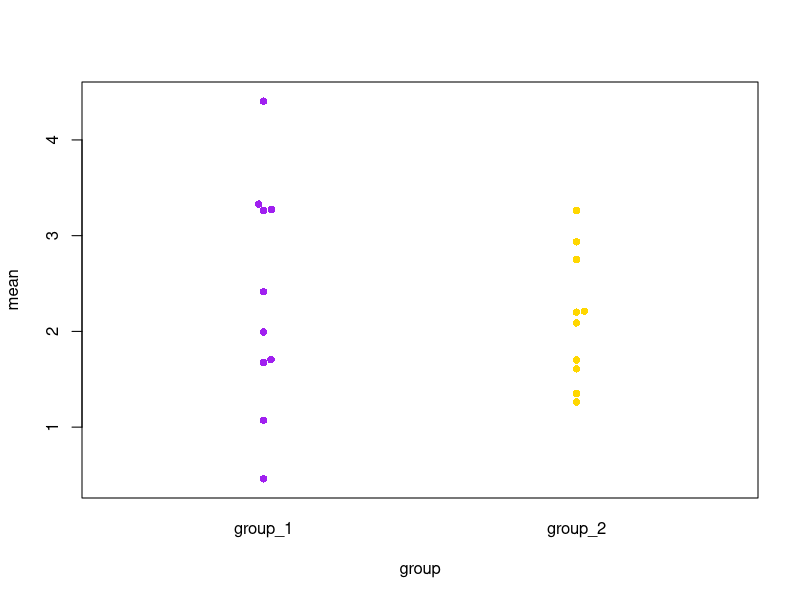
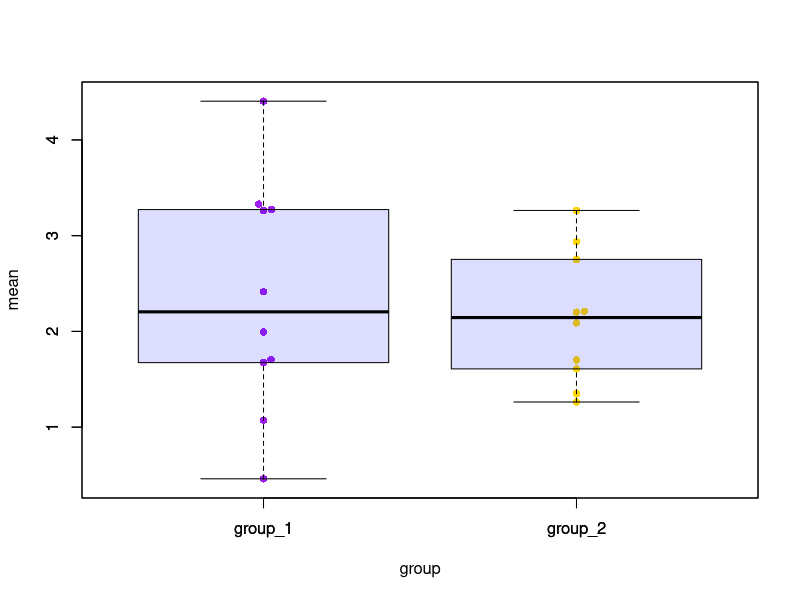
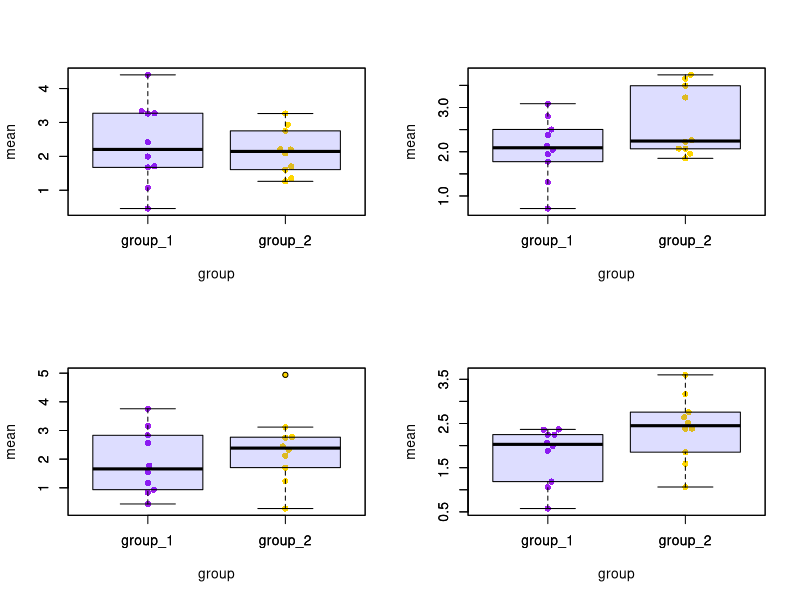
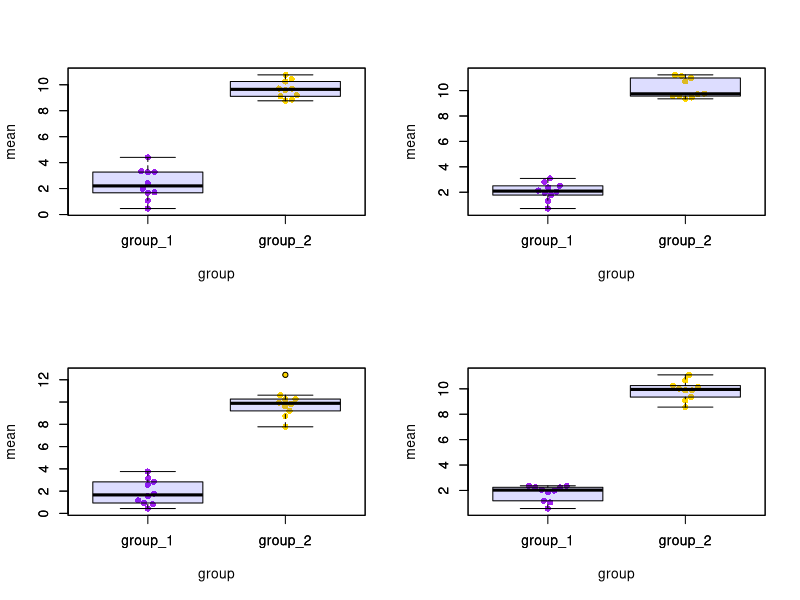
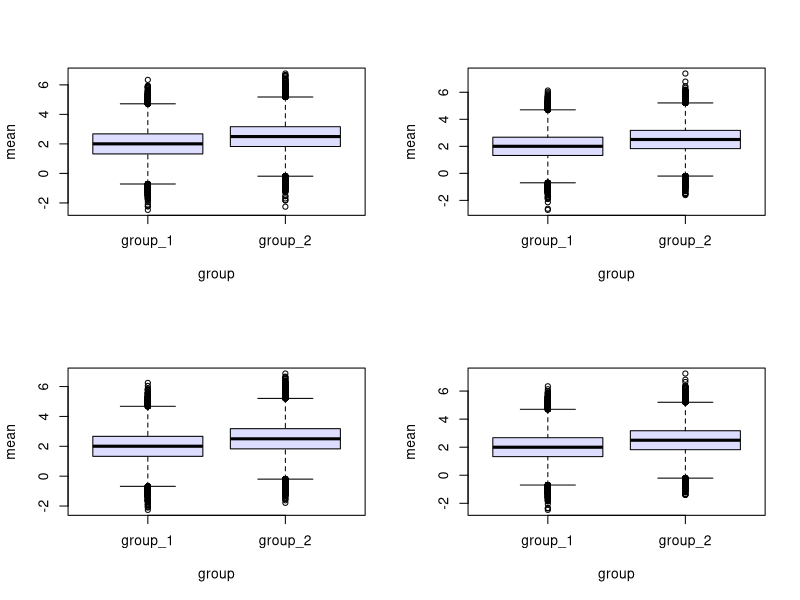

Source code (R) for these figures, in order:
## ---- chunk 1
knitr::opts_chunk$set(echo = FALSE)
library(beeswarm)
beeswarm_sim <- function(n, mean1, mean2, add_means=FALSE, add_beeswarm=TRUE){
  group_1 <- rnorm(n, mean=mean1)
  group_2 <- rnorm(n, mean=mean2)
  df <- data.frame(
    group=c(rep("group_1", n), rep("group_2", n)),
    mean=c(group_1, group_2)
  )
  if(add_beeswarm){
    beeswarm(mean ~ group, data=df, col=c("purple", "gold"), pch=16)
  }
  if(add_means){
    boxplot(mean ~ group, data=df, add=add_beeswarm, col="#0000ff22")
  }
}
## ---- chunk 2
set.seed(0)
beeswarm_sim(n=10, mean1=2.0, mean2=2.5)
## ---- chunk 3
set.seed(0)
beeswarm_sim(n=10, mean1=2.0, mean2=2.5, add_means=TRUE)
## ---- chunk 4
set.seed(0)
par(mfrow=c(2, 2))
for(i in 1:4){
  beeswarm_sim(n=10, mean1=2.0, mean2=2.5, add_means=TRUE)
}
## ---- chunk 5
set.seed(0)
par(mfrow=c(2, 2))
for(i in 1:4){
  beeswarm_sim(n=10, mean1=2., mean2=10., add_means=TRUE)
}
## ---- chunk 6
set.seed(0)
par(mfrow=c(2, 2))
for(i in 1:4){
  beeswarm_sim(n=100000, mean1=2.0, mean2=2.5, add_means=TRUE, add_beeswarm=FALSE)
}
